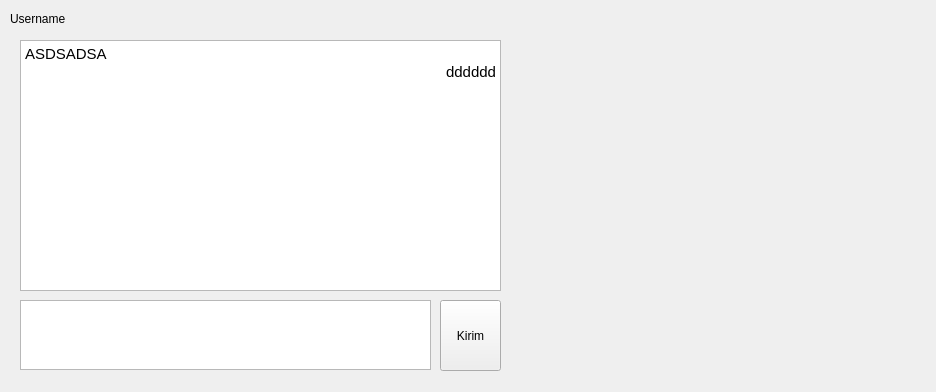
<?xml version="1.0" encoding="UTF-8"?>
<ui version="4.0">
 <class>Form</class>
 <widget class="QWidget" name="Form">
  <property name="geometry">
   <rect>
    <x>0</x>
    <y>0</y>
    <width>936</width>
    <height>392</height>
   </rect>
  </property>
  <property name="windowTitle">
   <string>Form</string>
  </property>
  <widget class="QLabel" name="username_label">
   <property name="geometry">
    <rect>
     <x>10</x>
     <y>10</y>
     <width>91</width>
     <height>17</height>
    </rect>
   </property>
   <property name="text">
    <string>Username</string>
   </property>
  </widget>
  <widget class="QPushButton" name="send_pushButton">
   <property name="geometry">
    <rect>
     <x>440</x>
     <y>300</y>
     <width>61</width>
     <height>71</height>
    </rect>
   </property>
   <property name="text">
    <string>Kirim</string>
   </property>
  </widget>
  <widget class="QTextBrowser" name="message_textBrowser">
   <property name="geometry">
    <rect>
     <x>20</x>
     <y>40</y>
     <width>481</width>
     <height>251</height>
    </rect>
   </property>
   <property name="html">
    <string>&lt;!DOCTYPE HTML PUBLIC &quot;-//W3C//DTD HTML 4.0//EN&quot; &quot;http://www.w3.org/TR/REC-html40/strict.dtd&quot;&gt;
&lt;html&gt;&lt;head&gt;&lt;meta name=&quot;qrichtext&quot; content=&quot;1&quot; /&gt;&lt;style type=&quot;text/css&quot;&gt;
p, li { white-space: pre-wrap; }
&lt;/style&gt;&lt;/head&gt;&lt;body style=&quot; font-family:'Ubuntu'; font-size:11pt; font-weight:400; font-style:normal;&quot;&gt;
&lt;p style=&quot; margin-top:0px; margin-bottom:0px; margin-left:0px; margin-right:0px; -qt-block-indent:0; text-indent:0px;&quot;&gt;ASDSADSA&lt;/p&gt;
&lt;p align=&quot;right&quot; style=&quot; margin-top:0px; margin-bottom:0px; margin-left:0px; margin-right:0px; -qt-block-indent:0; text-indent:0px;&quot;&gt;dddddd&lt;/p&gt;&lt;/body&gt;&lt;/html&gt;</string>
   </property>
  </widget>
  <widget class="QTextEdit" name="message_textEdit">
   <property name="geometry">
    <rect>
     <x>20</x>
     <y>300</y>
     <width>411</width>
     <height>70</height>
    </rect>
   </property>
  </widget>
 </widget>
 <resources/>
 <connections/>
</ui>
